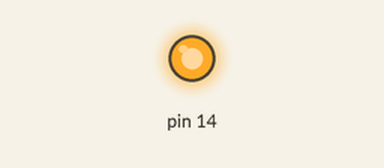
This sketch was run on a simulated Arduino Uno, built with avr-gcc and run on an emulated ATmega328P. Parts: output pins drawn as LEDs (lit = HIGH).

Above: at 1.6 s.
At 5.5 s:
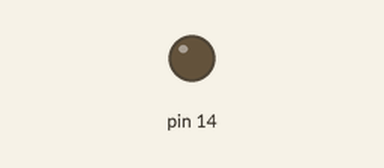
Timing chart, 0 to 6.9 s (numbered marks = the images above):
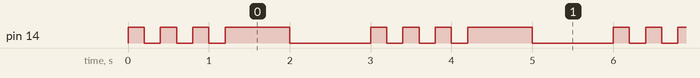

Measured:
- by itself, pin 14: repeats every 3.0 s: 2 × (LOW 0.20 s, HIGH 0.20 s), LOW 0.20 s, HIGH 0.80 s, LOW 1.0 s, HIGH 0.20 s
- by itself, everything shown: repeats every 3.0 s, in 8 steps

The sketch:

buzzer_out_test.ino.ino
```cpp
// ブザー制御プログラム
void setup() {
  digitalWrite(14, LOW);
  pinMode(14, OUTPUT);
}
void loop() {
  int i;
  for (i = 0; i < 3; i++) {
    digitalWrite(14, HIGH); delay(200);
    digitalWrite(14, LOW); delay(200);
  }
  digitalWrite(14, HIGH);
  delay(800);
  digitalWrite(14, LOW);
  delay(1000);
}
```
